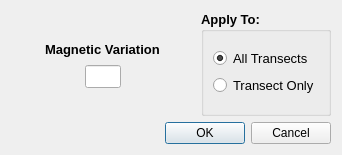
<?xml version="1.0" encoding="UTF-8"?>
<ui version="4.0">
 <class>mag_var</class>
 <widget class="QDialog" name="mag_var">
  <property name="geometry">
   <rect>
    <x>0</x>
    <y>0</y>
    <width>342</width>
    <height>155</height>
   </rect>
  </property>
  <property name="windowTitle">
   <string>Magnetic Variation</string>
  </property>
  <layout class="QGridLayout" name="gridLayout_2">
   <item row="0" column="0">
    <layout class="QHBoxLayout" name="horizontalLayout_3">
     <item>
      <layout class="QVBoxLayout" name="verticalLayout_2">
       <item>
        <spacer name="verticalSpacer_2">
         <property name="orientation">
          <enum>Qt::Vertical</enum>
         </property>
         <property name="sizeHint" stdset="0">
          <size>
           <width>20</width>
           <height>40</height>
          </size>
         </property>
        </spacer>
       </item>
       <item>
        <layout class="QHBoxLayout" name="horizontalLayout_2">
         <item>
          <spacer name="horizontalSpacer_3">
           <property name="orientation">
            <enum>Qt::Horizontal</enum>
           </property>
           <property name="sizeHint" stdset="0">
            <size>
             <width>40</width>
             <height>20</height>
            </size>
           </property>
          </spacer>
         </item>
         <item>
          <widget class="QLabel" name="magvar_label">
           <property name="font">
            <font>
             <pointsize>10</pointsize>
             <weight>75</weight>
             <bold>true</bold>
            </font>
           </property>
           <property name="text">
            <string>Magnetic Variation</string>
           </property>
          </widget>
         </item>
         <item>
          <spacer name="horizontalSpacer_4">
           <property name="orientation">
            <enum>Qt::Horizontal</enum>
           </property>
           <property name="sizeHint" stdset="0">
            <size>
             <width>40</width>
             <height>20</height>
            </size>
           </property>
          </spacer>
         </item>
        </layout>
       </item>
       <item>
        <layout class="QHBoxLayout" name="horizontalLayout" stretch="2,1,2">
         <item>
          <spacer name="horizontalSpacer">
           <property name="orientation">
            <enum>Qt::Horizontal</enum>
           </property>
           <property name="sizeHint" stdset="0">
            <size>
             <width>40</width>
             <height>20</height>
            </size>
           </property>
          </spacer>
         </item>
         <item>
          <widget class="QLineEdit" name="ed_magvar">
           <property name="font">
            <font>
             <pointsize>10</pointsize>
            </font>
           </property>
          </widget>
         </item>
         <item>
          <spacer name="horizontalSpacer_2">
           <property name="orientation">
            <enum>Qt::Horizontal</enum>
           </property>
           <property name="sizeHint" stdset="0">
            <size>
             <width>40</width>
             <height>20</height>
            </size>
           </property>
          </spacer>
         </item>
        </layout>
       </item>
       <item>
        <spacer name="verticalSpacer">
         <property name="orientation">
          <enum>Qt::Vertical</enum>
         </property>
         <property name="sizeHint" stdset="0">
          <size>
           <width>20</width>
           <height>40</height>
          </size>
         </property>
        </spacer>
       </item>
      </layout>
     </item>
     <item>
      <widget class="QGroupBox" name="gb_magvar">
       <property name="font">
        <font>
         <pointsize>10</pointsize>
         <weight>75</weight>
         <bold>true</bold>
        </font>
       </property>
       <property name="title">
        <string>Apply To:</string>
       </property>
       <layout class="QGridLayout" name="gridLayout">
        <item row="0" column="0">
         <layout class="QVBoxLayout" name="verticalLayout">
          <item>
           <widget class="QRadioButton" name="rb_all">
            <property name="font">
             <font>
              <pointsize>10</pointsize>
              <weight>50</weight>
              <bold>false</bold>
             </font>
            </property>
            <property name="text">
             <string>All Transects</string>
            </property>
            <property name="checked">
             <bool>true</bool>
            </property>
           </widget>
          </item>
          <item>
           <widget class="QRadioButton" name="rb_transect">
            <property name="font">
             <font>
              <pointsize>10</pointsize>
              <weight>50</weight>
              <bold>false</bold>
             </font>
            </property>
            <property name="text">
             <string>Transect Only</string>
            </property>
           </widget>
          </item>
         </layout>
        </item>
       </layout>
      </widget>
     </item>
    </layout>
   </item>
   <item row="1" column="0">
    <widget class="QDialogButtonBox" name="buttonBox">
     <property name="orientation">
      <enum>Qt::Horizontal</enum>
     </property>
     <property name="standardButtons">
      <set>QDialogButtonBox::Cancel|QDialogButtonBox::Ok</set>
     </property>
    </widget>
   </item>
  </layout>
 </widget>
 <resources/>
 <connections>
  <connection>
   <sender>buttonBox</sender>
   <signal>accepted()</signal>
   <receiver>mag_var</receiver>
   <slot>accept()</slot>
   <hints>
    <hint type="sourcelabel">
     <x>248</x>
     <y>254</y>
    </hint>
    <hint type="destinationlabel">
     <x>157</x>
     <y>274</y>
    </hint>
   </hints>
  </connection>
  <connection>
   <sender>buttonBox</sender>
   <signal>rejected()</signal>
   <receiver>mag_var</receiver>
   <slot>reject()</slot>
   <hints>
    <hint type="sourcelabel">
     <x>316</x>
     <y>260</y>
    </hint>
    <hint type="destinationlabel">
     <x>286</x>
     <y>274</y>
    </hint>
   </hints>
  </connection>
 </connections>
</ui>
